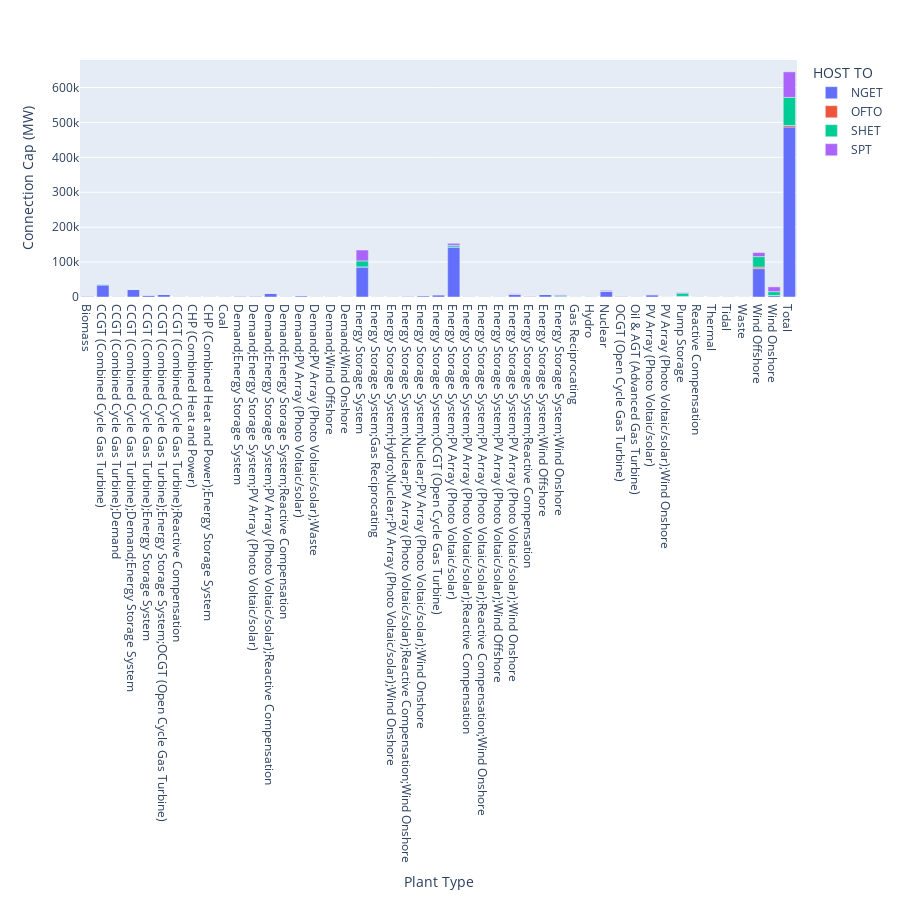

Source (notebook cell):
### Code cell
fig = px.bar(data_frame=unpivot_capacity_by_TO_plant,
             x='Plant Type',
             y='Connection Cap (MW)',
             color='HOST TO',
             color_continuous_scale=px.colors.diverging.RdBu_r,
             height=900)
fig.show()

### Figure 1 — Plotly figure (JSON) as saved in the notebook; plotly's stock layout.template omitted (floating-point values rounded to 4 significant figures)
{"data": [{"alignmentgroup": "True", "hovertemplate": "HOST TO=NGET<br>Plant Type=%{x}<br>Connection Cap (MW)=%{y}<extra></extra>", "legendgroup": "NGET", "marker": {"color": "#636efa", "pattern": {"shape": ""}}, "name": "NGET", "offsetgroup": "NGET", "orientation": "v", "showlegend": true, "textposition": "auto", "type": "bar", "x": ["Biomass", "CCGT (Combined Cycle Gas Turbine)", "CCGT (Combined Cycle Gas Turbine);Demand", "CCGT (Combined Cycle Gas Turbine);Demand;Energy Storage System", "CCGT (Combined Cycle Gas Turbine);Energy Storage System", "CCGT (Combined Cycle Gas Turbine);Energy Storage System;OCGT (Open Cycle Gas Turbine)", "CCGT (Combined Cycle Gas Turbine);Reactive Compensation", "CHP (Combined Heat and Power)", "CHP (Combined Heat and Power);Energy Storage System", "Coal", "Demand;Energy Storage System", "Demand;Energy Storage System;PV Array (Photo Voltaic/solar)", "Demand;Energy Storage System;PV Array (Photo Voltaic/solar);Reactive Compensation", "Demand;Energy Storage System;Reactive Compensation", "Demand;PV Array (Photo Voltaic/solar)", "Demand;PV Array (Photo Voltaic/solar);Waste", "Demand;Wind Offshore", "Demand;Wind Onshore", "Energy Storage System", "Energy Storage System;Gas Reciprocating", "Energy Storage System;Hydro;Nuclear;PV Array (Photo Voltaic/solar);Wind Onshore", "Energy Storage System;Nuclear;PV Array (Photo Voltaic/solar);Reactive Compensation;Wind Onshore", "Energy Storage System;Nuclear;PV Array (Photo Voltaic/solar);Wind Onshore", "Energy Storage System;OCGT (Open Cycle Gas Turbine)", "Energy Storage System;PV Array (Photo Voltaic/solar)", "Energy Storage System;PV Array (Photo Voltaic/solar);Reactive Compensation", "Energy Storage System;PV Array (Photo Voltaic/solar);Reactive Compensation;Wind Onshore", "Energy Storage System;PV Array (Photo Voltaic/solar);Wind Offshore", "Energy Storage System;PV Array (Photo Voltaic/solar);Wind Onshore", "Energy Storage System;Reactive Compensation", "Energy Storage System;Wind Offshore", "Energy Storage System;Wind Onshore", "Gas Reciprocating", "Hydro", "Nuclear", "OCGT (Open Cycle Gas Turbine)", "Oil & AGT (Advanced Gas Turbine)", "PV Array (Photo Voltaic/solar)", "PV Array (Photo Voltaic/solar);Wind Onshore", "Pump Storage", "Reactive Compensation", "Thermal", "Tidal", "Waste", "Wind Offshore", "Wind Onshore", "Total"], "xaxis": "x", "y": [3083, 34822, 2406, 21600, 5714, 7600, 1517, 734.0, 1268, 2051, 100, 3132.0, 10927, 0, 4000, 2021, 1500, 0, 86220.0, 1094, 1000, 3000, 4000, 6715.0, 143300.0, 2325, 1000, 2500, 7424, 1849.0, 7340, 700, 661.8, 129, 16821, 2848.0, 61.5, 6672.0, 180, 2004, 21, 299.1, 590, 132.9, 81270.0, 4311.0, 487000.0], "yaxis": "y"}, {"alignmentgroup": "True", "hovertemplate": "HOST TO=OFTO<br>Plant Type=%{x}<br>Connection Cap (MW)=%{y}<extra></extra>", "legendgroup": "OFTO", "marker": {"color": "#EF553B", "pattern": {"shape": ""}}, "name": "OFTO", "offsetgroup": "OFTO", "orientation": "v", "showlegend": true, "textposition": "auto", "type": "bar", "x": ["Biomass", "CCGT (Combined Cycle Gas Turbine)", "CCGT (Combined Cycle Gas Turbine);Demand", "CCGT (Combined Cycle Gas Turbine);Demand;Energy Storage System", "CCGT (Combined Cycle Gas Turbine);Energy Storage System", "CCGT (Combined Cycle Gas Turbine);Energy Storage System;OCGT (Open Cycle Gas Turbine)", "CCGT (Combined Cycle Gas Turbine);Reactive Compensation", "CHP (Combined Heat and Power)", "CHP (Combined Heat and Power);Energy Storage System", "Coal", "Demand;Energy Storage System", "Demand;Energy Storage System;PV Array (Photo Voltaic/solar)", "Demand;Energy Storage System;PV Array (Photo Voltaic/solar);Reactive Compensation", "Demand;Energy Storage System;Reactive Compensation", "Demand;PV Array (Photo Voltaic/solar)", "Demand;PV Array (Photo Voltaic/solar);Waste", "Demand;Wind Offshore", "Demand;Wind Onshore", "Energy Storage System", "Energy Storage System;Gas Reciprocating", "Energy Storage System;Hydro;Nuclear;PV Array (Photo Voltaic/solar);Wind Onshore", "Energy Storage System;Nuclear;PV Array (Photo Voltaic/solar);Reactive Compensation;Wind Onshore", "Energy Storage System;Nuclear;PV Array (Photo Voltaic/solar);Wind Onshore", "Energy Storage System;OCGT (Open Cycle Gas Turbine)", "Energy Storage System;PV Array (Photo Voltaic/solar)", "Energy Storage System;PV Array (Photo Voltaic/solar);Reactive Compensation", "Energy Storage System;PV Array (Photo Voltaic/solar);Reactive Compensation;Wind Onshore", "Energy Storage System;PV Array (Photo Voltaic/solar);Wind Offshore", "Energy Storage System;PV Array (Photo Voltaic/solar);Wind Onshore", "Energy Storage System;Reactive Compensation", "Energy Storage System;Wind Offshore", "Energy Storage System;Wind Onshore", "Gas Reciprocating", "Hydro", "Nuclear", "OCGT (Open Cycle Gas Turbine)", "Oil & AGT (Advanced Gas Turbine)", "PV Array (Photo Voltaic/solar)", "PV Array (Photo Voltaic/solar);Wind Onshore", "Pump Storage", "Reactive Compensation", "Thermal", "Tidal", "Waste", "Wind Offshore", "Wind Onshore", "Total"], "xaxis": "x", "y": [0, 0, 0, 0, 0, 0, 0, 0, 0, 0, 0, 0, 0, 0, 0, 0, 0, 0, 0, 0, 0, 0, 0, 0, 0, 0, 0, 0, 0, 0, 0, 0, 0, 0, 0, 0, 0, 0, 0, 0, 0, 0, 0, 0, 4338.0, 0, 4338.0], "yaxis": "y"}, {"alignmentgroup": "True", "hovertemplate": "HOST TO=SHET<br>Plant Type=%{x}<br>Connection Cap (MW)=%{y}<extra></extra>", "legendgroup": "SHET", "marker": {"color": "#00cc96", "pattern": {"shape": ""}}, "name": "SHET", "offsetgroup": "SHET", "orientation": "v", "showlegend": true, "textposition": "auto", "type": "bar", "x": ["Biomass", "CCGT (Combined Cycle Gas Turbine)", "CCGT (Combined Cycle Gas Turbine);Demand", "CCGT (Combined Cycle Gas Turbine);Demand;Energy Storage System", "CCGT (Combined Cycle Gas Turbine);Energy Storage System", "CCGT (Combined Cycle Gas Turbine);Energy Storage System;OCGT (Open Cycle Gas Turbine)", "CCGT (Combined Cycle Gas Turbine);Reactive Compensation", "CHP (Combined Heat and Power)", "CHP (Combined Heat and Power);Energy Storage System", "Coal", "Demand;Energy Storage System", "Demand;Energy Storage System;PV Array (Photo Voltaic/solar)", "Demand;Energy Storage System;PV Array (Photo Voltaic/solar);Reactive Compensation", "Demand;Energy Storage System;Reactive Compensation", "Demand;PV Array (Photo Voltaic/solar)", "Demand;PV Array (Photo Voltaic/solar);Waste", "Demand;Wind Offshore", "Demand;Wind Onshore", "Energy Storage System", "Energy Storage System;Gas Reciprocating", "Energy Storage System;Hydro;Nuclear;PV Array (Photo Voltaic/solar);Wind Onshore", "Energy Storage System;Nuclear;PV Array (Photo Voltaic/solar);Reactive Compensation;Wind Onshore", "Energy Storage System;Nuclear;PV Array (Photo Voltaic/solar);Wind Onshore", "Energy Storage System;OCGT (Open Cycle Gas Turbine)", "Energy Storage System;PV Array (Photo Voltaic/solar)", "Energy Storage System;PV Array (Photo Voltaic/solar);Reactive Compensation", "Energy Storage System;PV Array (Photo Voltaic/solar);Reactive Compensation;Wind Onshore", "Energy Storage System;PV Array (Photo Voltaic/solar);Wind Offshore", "Energy Storage System;PV Array (Photo Voltaic/solar);Wind Onshore", "Energy Storage System;Reactive Compensation", "Energy Storage System;Wind Offshore", "Energy Storage System;Wind Onshore", "Gas Reciprocating", "Hydro", "Nuclear", "OCGT (Open Cycle Gas Turbine)", "Oil & AGT (Advanced Gas Turbine)", "PV Array (Photo Voltaic/solar)", "PV Array (Photo Voltaic/solar);Wind Onshore", "Pump Storage", "Reactive Compensation", "Thermal", "Tidal", "Waste", "Wind Offshore", "Wind Onshore", "Total"], "xaxis": "x", "y": [0, 2090, 0, 0, 0, 0, 0, 0, 0, 0, 847.9, 0, 0, 0, 20, 0, 300, 112.2, 17120.0, 0, 0, 0, 0, 0, 4951.0, 0, 0, 0, 50, 96, 0, 2853.0, 0, 872.4, 0, 0, 0, 142, 0, 8953, 0, 0, 777, 40, 30060.0, 11040.0, 80320.0], "yaxis": "y"}, {"alignmentgroup": "True", "hovertemplate": "HOST TO=SPT<br>Plant Type=%{x}<br>Connection Cap (MW)=%{y}<extra></extra>", "legendgroup": "SPT", "marker": {"color": "#ab63fa", "pattern": {"shape": ""}}, "name": "SPT", "offsetgroup": "SPT", "orientation": "v", "showlegend": true, "textposition": "auto", "type": "bar", "x": ["Biomass", "CCGT (Combined Cycle Gas Turbine)", "CCGT (Combined Cycle Gas Turbine);Demand", "CCGT (Combined Cycle Gas Turbine);Demand;Energy Storage System", "CCGT (Combined Cycle Gas Turbine);Energy Storage System", "CCGT (Combined Cycle Gas Turbine);Energy Storage System;OCGT (Open Cycle Gas Turbine)", "CCGT (Combined Cycle Gas Turbine);Reactive Compensation", "CHP (Combined Heat and Power)", "CHP (Combined Heat and Power);Energy Storage System", "Coal", "Demand;Energy Storage System", "Demand;Energy Storage System;PV Array (Photo Voltaic/solar)", "Demand;Energy Storage System;PV Array (Photo Voltaic/solar);Reactive Compensation", "Demand;Energy Storage System;Reactive Compensation", "Demand;PV Array (Photo Voltaic/solar)", "Demand;PV Array (Photo Voltaic/solar);Waste", "Demand;Wind Offshore", "Demand;Wind Onshore", "Energy Storage System", "Energy Storage System;Gas Reciprocating", "Energy Storage System;Hydro;Nuclear;PV Array (Photo Voltaic/solar);Wind Onshore", "Energy Storage System;Nuclear;PV Array (Photo Voltaic/solar);Reactive Compensation;Wind Onshore", "Energy Storage System;Nuclear;PV Array (Photo Voltaic/solar);Wind Onshore", "Energy Storage System;OCGT (Open Cycle Gas Turbine)", "Energy Storage System;PV Array (Photo Voltaic/solar)", "Energy Storage System;PV Array (Photo Voltaic/solar);Reactive Compensation", "Energy Storage System;PV Array (Photo Voltaic/solar);Reactive Compensation;Wind Onshore", "Energy Storage System;PV Array (Photo Voltaic/solar);Wind Offshore", "Energy Storage System;PV Array (Photo Voltaic/solar);Wind Onshore", "Energy Storage System;Reactive Compensation", "Energy Storage System;Wind Offshore", "Energy Storage System;Wind Onshore", "Gas Reciprocating", "Hydro", "Nuclear", "OCGT (Open Cycle Gas Turbine)", "Oil & AGT (Advanced Gas Turbine)", "PV Array (Photo Voltaic/solar)", "PV Array (Photo Voltaic/solar);Wind Onshore", "Pump Storage", "Reactive Compensation", "Thermal", "Tidal", "Waste", "Wind Offshore", "Wind Onshore", "Total"], "xaxis": "x", "y": [55, 20, 0, 0, 0, 0, 0, 120, 0, 0, 1051, 0, 150, 200, 0, 0, 0, 0, 31200.0, 0, 0, 0, 0, 0, 5569.0, 0, 0, 0, 1664.0, 1000, 0, 2396.0, 0, 0, 2270, 0, 0, 590.7, 0, 1730, 0, 0, 0, 0, 11606, 13600.0, 73230.0], "yaxis": "y"}], "layout": {"barmode": "relative", "height": 900, "legend": {"title": {"text": "HOST TO"}, "tracegroupgap": 0}, "margin": {"t": 60}, "xaxis": {"anchor": "y", "domain": [0, 1], "title": {"text": "Plant Type"}}, "yaxis": {"anchor": "x", "domain": [0, 1], "title": {"text": "Connection Cap (MW)"}}}}
